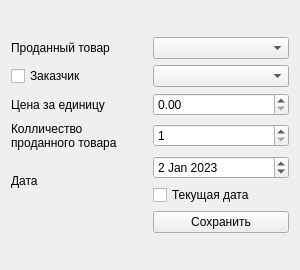
<?xml version="1.0" encoding="UTF-8"?>
<ui version="4.0">
 <class>AddSale</class>
 <widget class="QWidget" name="AddSale">
  <property name="geometry">
   <rect>
    <x>0</x>
    <y>0</y>
    <width>300</width>
    <height>270</height>
   </rect>
  </property>
  <property name="minimumSize">
   <size>
    <width>300</width>
    <height>270</height>
   </size>
  </property>
  <property name="maximumSize">
   <size>
    <width>500</width>
    <height>300</height>
   </size>
  </property>
  <property name="windowTitle">
   <string>Form</string>
  </property>
  <layout class="QGridLayout" name="gridLayout">
   <item row="0" column="0">
    <layout class="QVBoxLayout" name="verticalLayout">
     <item>
      <layout class="QHBoxLayout" name="horizontalLayout_5">
       <item>
        <widget class="QLabel" name="labelProduct">
         <property name="minimumSize">
          <size>
           <width>55</width>
           <height>0</height>
          </size>
         </property>
         <property name="text">
          <string>Проданный товар</string>
         </property>
        </widget>
       </item>
       <item>
        <widget class="QComboBox" name="boxProduct">
         <property name="minimumSize">
          <size>
           <width>110</width>
           <height>0</height>
          </size>
         </property>
        </widget>
       </item>
      </layout>
     </item>
     <item>
      <layout class="QHBoxLayout" name="horizontalLayout_4">
       <item>
        <widget class="QCheckBox" name="checkCustomer">
         <property name="minimumSize">
          <size>
           <width>55</width>
           <height>0</height>
          </size>
         </property>
         <property name="text">
          <string>Заказчик</string>
         </property>
        </widget>
       </item>
       <item>
        <widget class="QComboBox" name="boxCustomer">
         <property name="minimumSize">
          <size>
           <width>110</width>
           <height>0</height>
          </size>
         </property>
        </widget>
       </item>
      </layout>
     </item>
     <item>
      <layout class="QHBoxLayout" name="horizontalLayout_3">
       <item>
        <widget class="QLabel" name="labelPrice">
         <property name="minimumSize">
          <size>
           <width>55</width>
           <height>0</height>
          </size>
         </property>
         <property name="text">
          <string>Цена за единицу</string>
         </property>
        </widget>
       </item>
       <item>
        <widget class="QDoubleSpinBox" name="spinPrice"/>
       </item>
      </layout>
     </item>
     <item>
      <layout class="QHBoxLayout" name="horizontalLayout_2">
       <item>
        <widget class="QLabel" name="labelAmount">
         <property name="minimumSize">
          <size>
           <width>55</width>
           <height>0</height>
          </size>
         </property>
         <property name="text">
          <string>Колличество
проданного товара</string>
         </property>
        </widget>
       </item>
       <item>
        <widget class="QSpinBox" name="spinAmount">
         <property name="minimum">
          <number>1</number>
         </property>
         <property name="maximum">
          <number>999999</number>
         </property>
        </widget>
       </item>
      </layout>
     </item>
     <item>
      <layout class="QHBoxLayout" name="horizontalLayout">
       <item>
        <widget class="QLabel" name="labelDate">
         <property name="minimumSize">
          <size>
           <width>55</width>
           <height>0</height>
          </size>
         </property>
         <property name="text">
          <string>Дата</string>
         </property>
        </widget>
       </item>
       <item>
        <layout class="QVBoxLayout" name="verticalLayout_2">
         <item>
          <widget class="QDateEdit" name="date">
           <property name="dateTime">
            <datetime>
             <hour>0</hour>
             <minute>0</minute>
             <second>0</second>
             <year>2023</year>
             <month>1</month>
             <day>2</day>
            </datetime>
           </property>
          </widget>
         </item>
         <item>
          <widget class="QCheckBox" name="checkCurrentDate">
           <property name="text">
            <string>Текущая дата</string>
           </property>
          </widget>
         </item>
        </layout>
       </item>
      </layout>
     </item>
     <item>
      <layout class="QHBoxLayout" name="horizontalLayout_6">
       <item>
        <widget class="QLabel" name="labelStatus">
         <property name="text">
          <string/>
         </property>
        </widget>
       </item>
       <item>
        <widget class="QPushButton" name="save">
         <property name="text">
          <string>Сохранить</string>
         </property>
        </widget>
       </item>
      </layout>
     </item>
    </layout>
   </item>
  </layout>
 </widget>
 <resources/>
 <connections/>
</ui>
